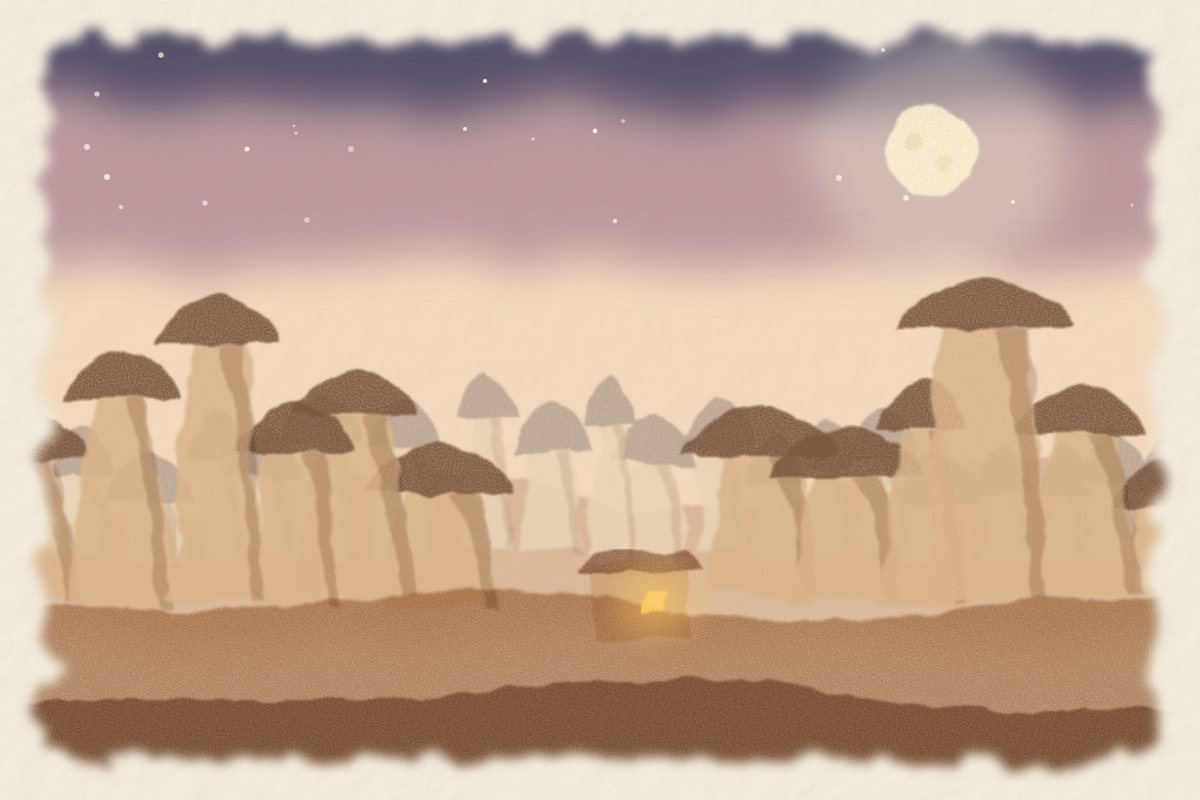
#> input picture assets/ay-isigi/1.jpg, 1200 x 800 px
$ python nergis-kirp.py ../assets/ay-isigi/1.jpg out.png
#> lines starting #> are read from the running program, lines starting #| are printed output that depends on the picture; after the words box and inside, x2 and y2 are one past the last pixel; in counts of white or black regions, pixels touching at a corner belong together
import sys
from PIL import Image, ImageFilter, ImageEnhance, ImageDraw
src = Image.open(sys.argv[1]).convert("RGB")
#> src is the input picture: PIL image 1200x800 RGB; mean R, G, B 196, 168.8, 150.2
out = sys.argv[2]
W, H = 1200, 800

def tam():
    # Arka plan: resmin kendisinden bulanık, açık bir zemin; önde resmin tamamı
    # Zemin: resmin kâğıt rengi (en açık tonlarının ortalaması)
    px = sorted(src.resize((96, 128)).getdata(), key=sum)[-2000:]
#> px = 2000 items, first 6: (242, 216, 191), (234, 218, 197), (232, 217, 200), (229, 218, 202), (229, 218, 202), (225, 217, 208)
    renk = tuple(sum(c[i] for c in px) // len(px) for i in range(3))
#> renk = (240, 232, 215)
    bg = Image.new("RGB", (W, H), renk)
    h = H - 50
    fg = src.resize((int(h * src.width / src.height), h), Image.LANCZOS)
    mask = Image.new("L", fg.size, 0)
#> mask: PIL image 1125x750 L; every value is 0
    ImageDraw.Draw(mask).rectangle((14, 14, fg.width - 14, fg.height - 14), fill=255)
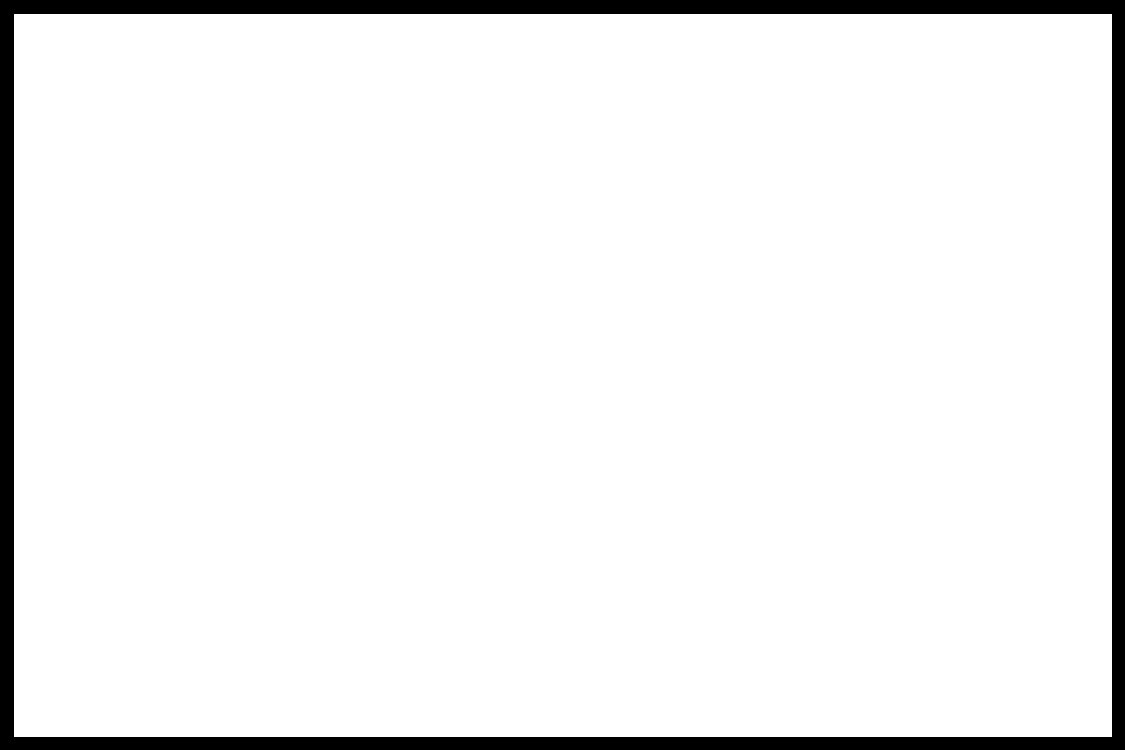
#> mask: PIL image 1125x750 L; 94.1% white; 1 black region, box (x1, y1, x2, y2) and area: (0, 0, 1125, 750) 49896
    mask = mask.filter(ImageFilter.GaussianBlur(10))
    bg.paste(fg, ((W - fg.width) // 2, 25), mask)
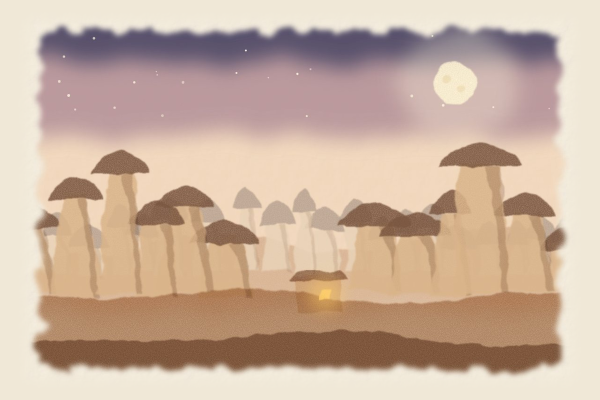
#> bg: PIL image 1200x800 RGB (shown at 1/2 size); mean R, G, B 201.3, 176.3, 157.9
    return bg

def kirp(x, y, w):
#> called with x = 250, y = 290, w = 330
    h = round(w * 2 / 3)
#> h = 220
    im = src.crop((x, y, x + w, y + h)).resize((W, H), Image.LANCZOS)
    return im.filter(ImageFilter.UnsharpMask(radius=2, percent=60, threshold=3))

sahneler = {
    1: tam(),
    2: kirp(250, 290, 330),   # Nur: ortadaki büyük nergis
    3: kirp(470, 375, 240),   # Minik: sağdaki küçük nergis
    4: kirp(95, 105, 300),    # kenardaki, yüzü gölgede nergis
    5: kirp(110, 95, 540),    # çiçeklerin hepsi birlikte
    6: kirp(225, 505, 300),   # aşağıdaki tomurcuk
    7: kirp(390, 160, 285),   # yukarıda yeni açmış çiçek
    8: tam(),
}
#> in kirp (call 5), `h = round(w * 2 / 3)`: h = 200
#> in kirp (call 5), `im = src.crop((x, y, x + w, y + h)).resize((W, H), Image.LANCZOS)`:
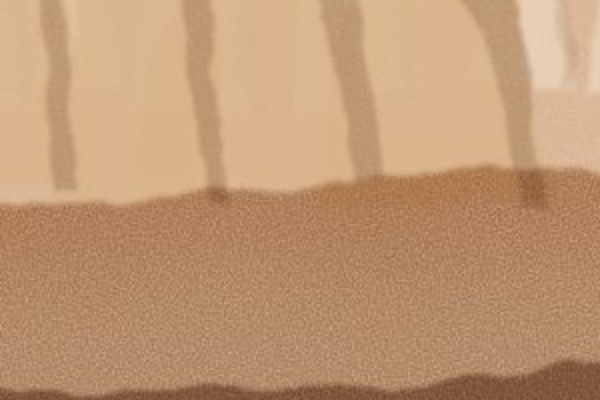
#> im: PIL image 1200x800 RGB (shown at 1/2 size); mean R, G, B 192.3, 151.9, 115.8
#> in kirp (call 6), `h = round(w * 2 / 3)`: h = 190
#> in kirp (call 6), `im = src.crop((x, y, x + w, y + h)).resize((W, H), Image.LANCZOS)`:
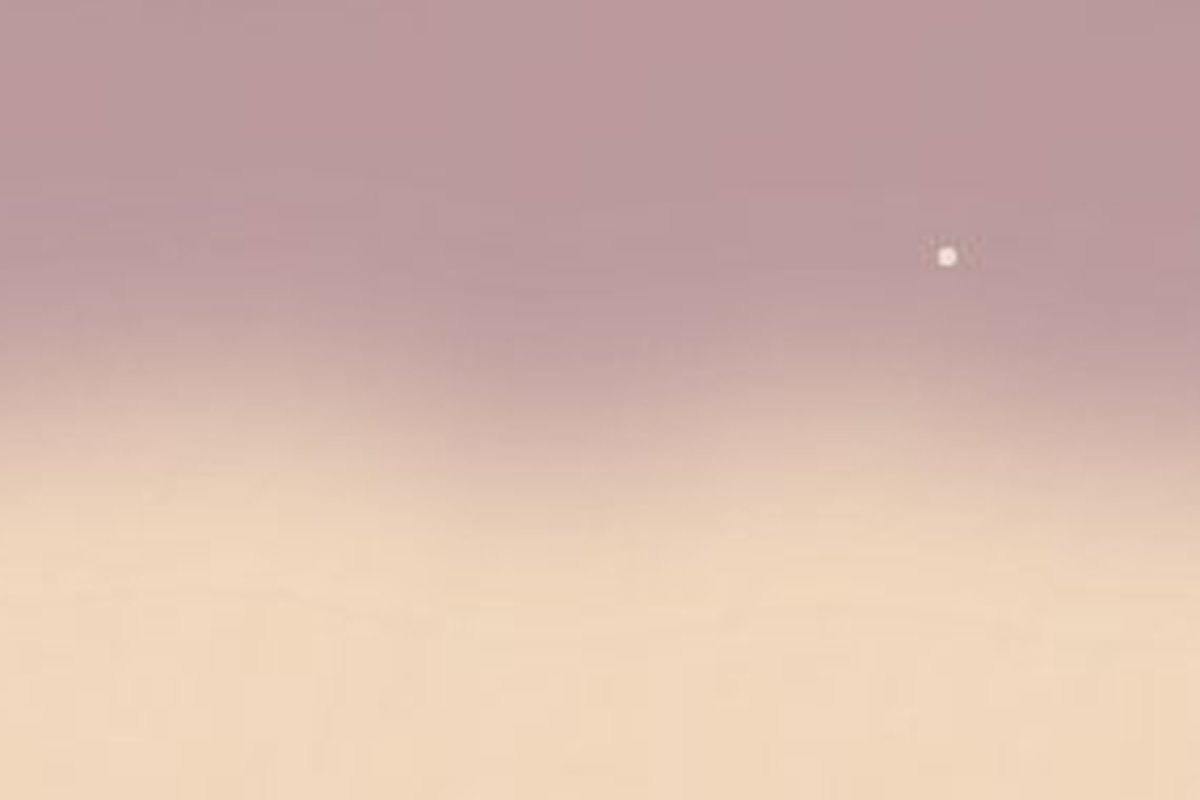
#> im: PIL image 1200x800 RGB; mean R, G, B 212.7, 183.1, 172.6
for i, im in sahneler.items():
    im.save(f"{out}/{i}.jpg", quality=86, optimize=True, progressive=True)
#> this loop made 8 passes

$ run again, on assets/ay-isigi/3.jpg
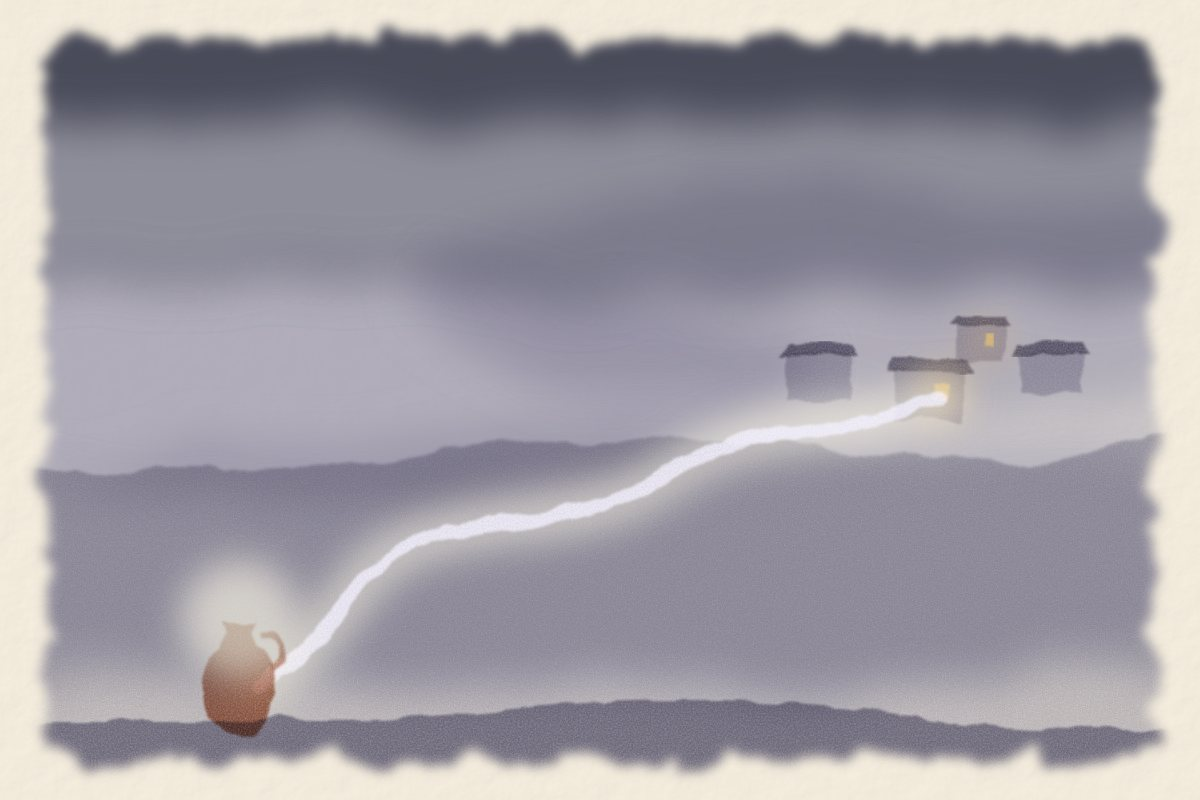
#> input picture assets/ay-isigi/3.jpg, 1200 x 800 px
#> src is the input picture: PIL image 1200x800 RGB; mean R, G, B 160, 156.4, 164.5
#> px = 2000 items, first 6: (216, 209, 201), (216, 209, 201), (213, 209, 205), (213, 209, 205), (213, 209, 205), (210, 207, 210)
#> renk = (238, 231, 218)
#> h = 220
#> h = 200
#> in kirp (call 5), `im = src.crop((x, y, x + w, y + h)).resize((W, H), Image.LANCZOS)`:
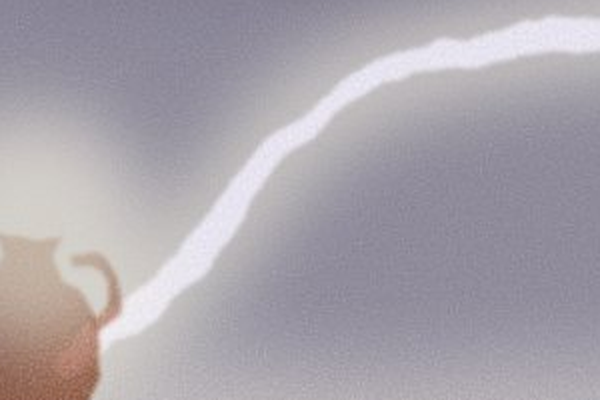
#> im: PIL image 1200x800 RGB (shown at 1/2 size); mean R, G, B 169.7, 164.1, 171.7
#> h = 190
#> in kirp (call 6), `im = src.crop((x, y, x + w, y + h)).resize((W, H), Image.LANCZOS)`:
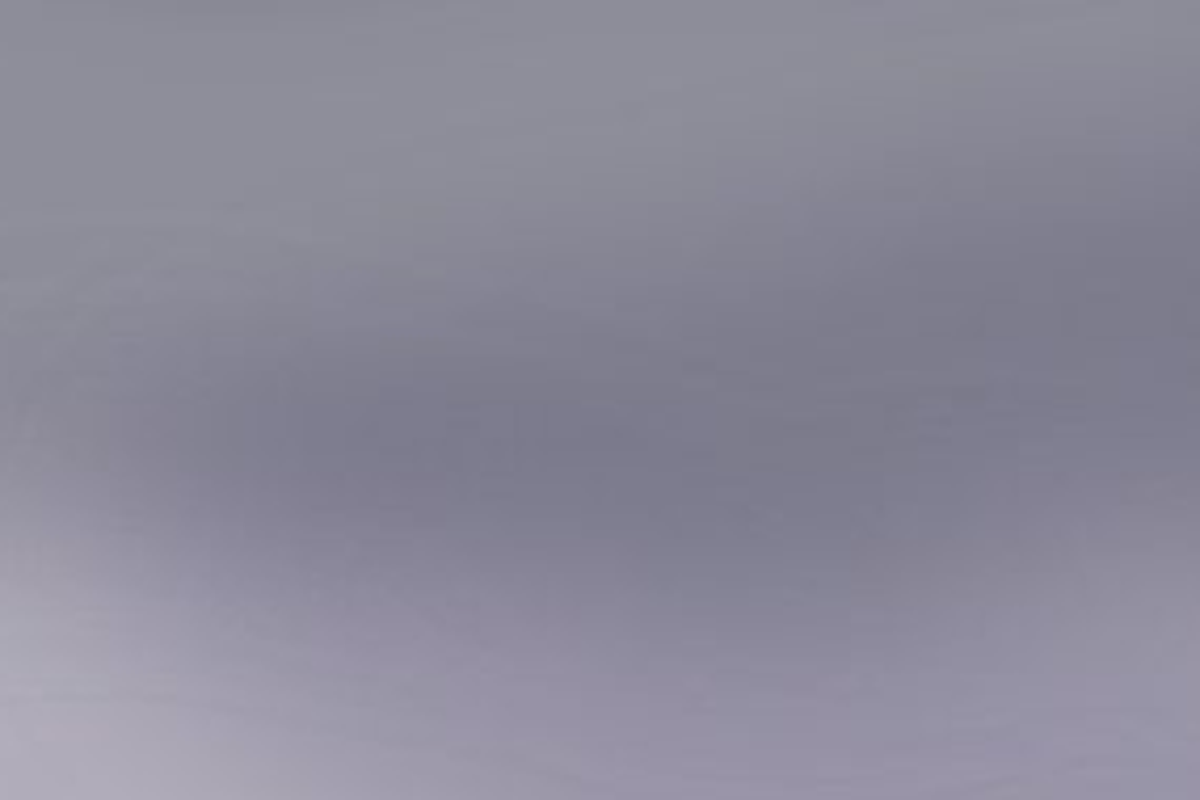
#> im: PIL image 1200x800 RGB; mean R, G, B 139.5, 137.8, 153.5
#> the loop `for i, im in sahneler.items():` made 8 passes

$ run again, on assets/ay-isigi/4.jpg
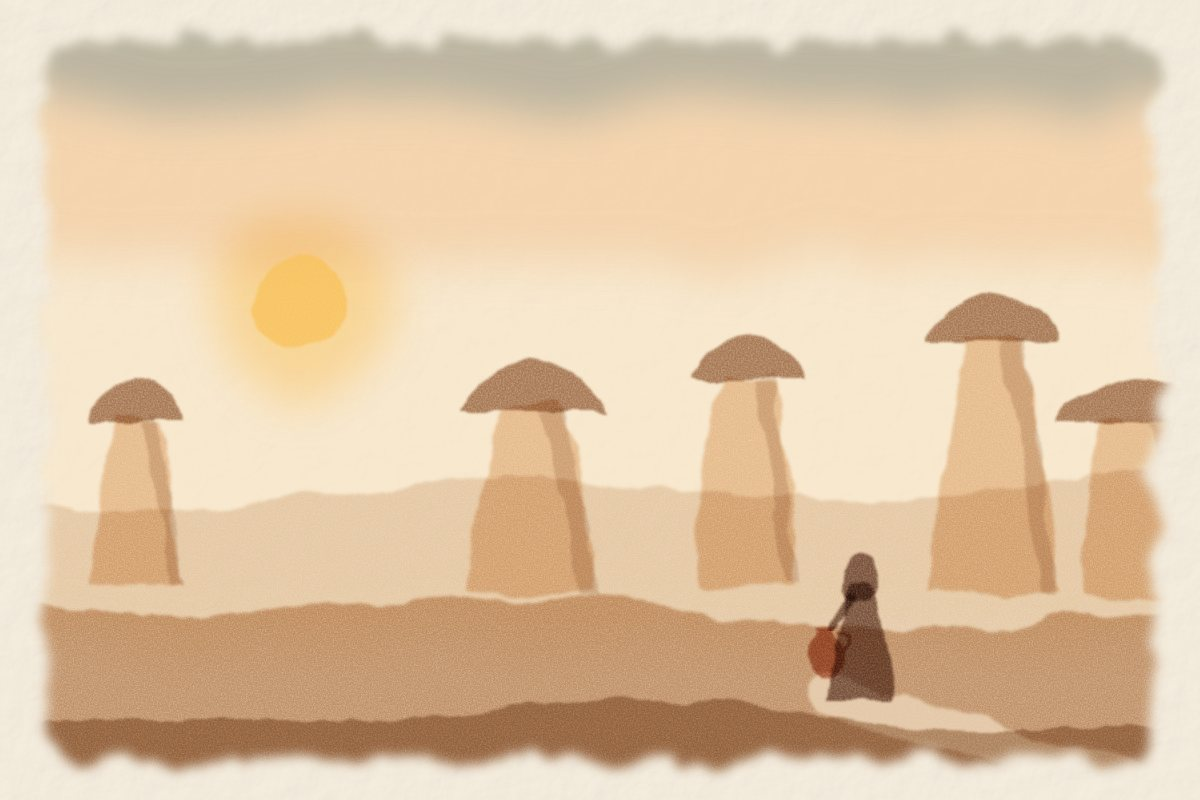
#> input picture assets/ay-isigi/4.jpg, 1200 x 800 px
#> src is the input picture: PIL image 1200x800 RGB; mean R, G, B 224.9, 198.8, 167.2
#> px = 2000 items, first 6: (248, 232, 206), (247, 232, 207), (248, 232, 206), (248, 232, 206), (248, 232, 206), (248, 232, 206)
#> renk = (242, 234, 216)
#> h = 220
#> h = 200
#> in kirp (call 5), `im = src.crop((x, y, x + w, y + h)).resize((W, H), Image.LANCZOS)`:
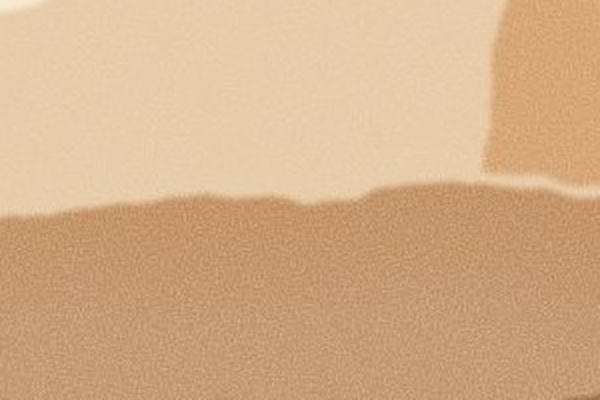
#> im: PIL image 1200x800 RGB (shown at 1/2 size); mean R, G, B 212.8, 174.9, 136.8
#> h = 190
#> in kirp (call 6), `im = src.crop((x, y, x + w, y + h)).resize((W, H), Image.LANCZOS)`:
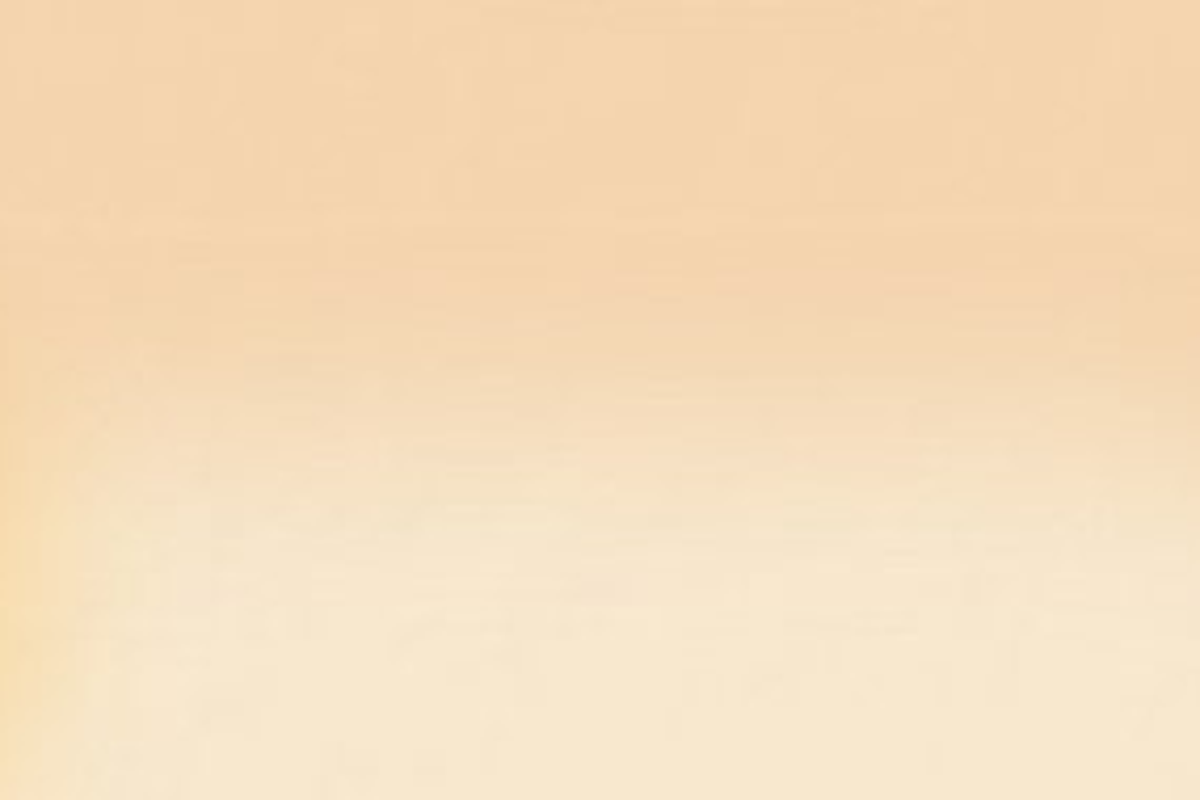
#> im: PIL image 1200x800 RGB; mean R, G, B 245.6, 221, 188.1
#> the loop `for i, im in sahneler.items():` made 8 passes
